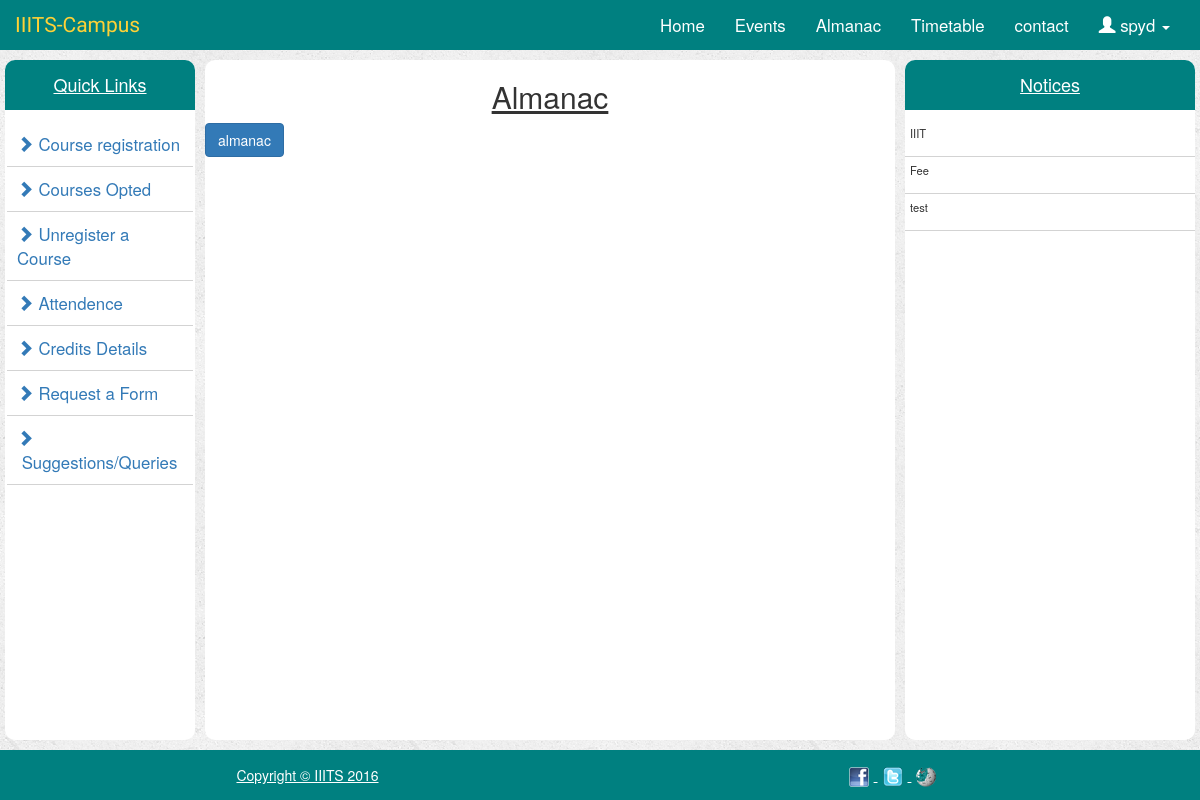
The page /almanac/ (signed in) on the database its author committed.
### portal/models.py (models this page shows, shortened)
class Notices(models.Model):
    notice_title = models.CharField(max_length=80)
    notice_description = models.TextField()

### portal/views.py (the view)
# urls.py: url(r'^almanac/$',views.almanac,name='almanac'),
@login_required(redirect_field_name='message')
def almanac(request):
    if request.user.groups.filter(name='student').exists():
        context = {
            'all_notices': Notices.objects.all(),
            'student': 'student'
        }
    if request.user.groups.filter(name='admin').exists():
        context = {
            'all_notices': Notices.objects.all(),
            'admin': 'admin'
        }
    return render(request,'portal/almanac.html',context)

### portal/templates/portal/almanac.html (shortened to what this page needs)
{% extends 'portal/index.html' %}
{% load staticfiles %}
{% block centerContent %}
    <h2 class="centerhead">Almanac</h2>
    <button class="btn btn-primary" data-toggle="modal" data-target="#eventModal">almanac</button>
{% endblock %}

### portal/templates/portal/index.html (shortened to what this page needs)
<!DOCTYPE html>
<html lang="en">
<head>
    {% load staticfiles %}
    <link rel="stylesheet" href="https://maxcdn.bootstrapcdn.com/bootstrap/3.3.7/css/bootstrap.min.css"/>
    <link rel="stylesheet" type="text/css" href="{% static 'portal/bootstrap.min.css' %}"/>
    <link rel="stylesheet" type="text/css" href="{% static 'portal/style.css' %}"/>
</head>
<body>
    <nav class = "navbar navbar-inverse">
        <div class = "container-fluid">
            <div class = "navbar-header">
                <a href="{% url 'index' %}" class = navbar-brand> IIITS-Campus</a>
            </div>
            <div class = "navbar-collapse collapse" id="topNavBar">
                <ul class = "nav navbar-nav navbar-right">
                    <li><a href="{% url 'index' %}" class ="active">Home</a></li>
                    <li><a href="{% url 'events' %}">Events</a></li>
                    <li><a href="{% url 'almanac' %}">Almanac</a></li>
                    <li><a href="{% url 'timetable' %}">Timetable</a></li>
                    <li><a href="{% url 'contact' %}">contact</a></li>
                    {% if user.is_authenticated %}
                        <li class="dropdown"><a href="#" class="dropdown-toggle" data-toggle="dropdown" role="button" aria-haspopup="true" aria-expanded="false"><span class="glyphicon glyphicon-user" aria-hidden="true"></span>&nbsp;{{ user.get_full_name }}&nbsp;<span class="caret" aria-hidden="true"></span></a>
                        </li>
                    {% else %}
                        <li><a href="{% url 'userLogin' %}"><span class="glyphicon glyphicon-user" aria-hidden="true"></span>&nbsp;LogIn</a></li>
                    {% endif %}
                </ul>
            </div>
        </div>
    </nav>
    <div class="container-fluid">
        <div class = "row">
            <div class = "col-md-2" >
                <div class="colHeight">
                    <h4 class="centerText">Quick Links</h4>
                    {% if admin %}
                        <ul>
                            <li><a href="{% url 'add-course' %}"><span class="glyphicon glyphicon-chevron-right"></span>&nbsp; Add courses</a></li>
                            <li><a href="{% url 'addNotice' %}"><span class="glyphicon glyphicon-chevron-right"></span>&nbsp;Add Notice</a></li>
                            <li><a href="{% url 'formupdate' %}"><span class="glyphicon glyphicon-chevron-right"></span>&nbsp;Form status</a></li>
                            <li><a href="{% url 'attendance_upload' %}"><span class="glyphicon glyphicon-chevron-right"></span>&nbsp;Attendance</a></li>
                            <li><a href="{% url 'credit_upload' %}"><span class="glyphicon glyphicon-chevron-right"></span>&nbsp;Credits</a></li>
                            <li><a href="{% url 'check_attendance' %}"><span class="glyphicon glyphicon-chevron-right"></span>&nbsp;Check Attendance</a></li>
                        </ul>
                    {% else %}
                        <ul>
                            <li><a href="{% url 'register' %}"><span class="glyphicon glyphicon-chevron-right"></span>&nbsp;Course registration</a></li>
                            <li><a href="{% url 'my_courses' %}"><span class="glyphicon glyphicon-chevron-right"></span>&nbsp;Courses Opted</a></li>
                            <li><a href="{% url 'unregister' %}"><span class="glyphicon glyphicon-chevron-right"></span>&nbsp;Unregister a Course</a></li>
                            <li><a href="{% url 'attendance' %}"><span class="glyphicon glyphicon-chevron-right"></span>&nbsp;Attendence</a></li>
                            <li><a href="{% url 'credits' %}"><span class="glyphicon glyphicon-chevron-right"></span>&nbsp;Credits Details</a></li>
                            <li><a href="{% url 'requestForm' %}"><span class="glyphicon glyphicon-chevron-right"></span>&nbsp;Request a Form</a></li>
                            <li><a href="{% url 'suggestions' %}"><span class="glyphicon glyphicon-chevron-right"></span>&nbsp;Suggestions/Queries</a></li>
                        </ul>
                    {% endif %}
                </div>
            </div>
            <div class = col-md-7>
                <div class="colHeight">
                    {% block centerContent%}
                    {% endblock %}
                </div>
            </div>
            <div class = col-md-3>
                <div class="colHeight notice-list">
                    <h4 class ="centerText">Notices</h4>
                    <ul>
                        {% for notice in all_notices %}
                            <li><p>{{ notice.notice_title }}</p></li>
                        {% endfor %}
                    </ul>
                </div>
            </div>
        </div>
    </div>
    <footer>
        <div class="container">
            <div class="row">
                <div class="col-md-6 centerText">
                    <span class="copyright ">Copyright &copy; IIITS 2016</span>
                </div>
                <div class="col-md-6 centerText">
                    <ul class="list-inline">
                        <li><a href="#"><img src="{% static 'portal/images/facebook.png' %}" alt="IIITS-facebook"></a>
                        </li>
                        <li><a href="#"><img src="{% static 'portal/images/twitter.png' %}" alt="IIITS-twitter"></a>
                        </li>
                        <li><a href="#"><img src="{% static 'portal/images/wikipedia.png' %}" alt="IIITS-wikipedia"></a>
                        </li>
                    </ul>
                </div>
            </div>
        </div>
    </footer>
</body>
</html>

### portal/static/portal/style.css (style rules this page uses)
body { background: white url("images/background.png"); }
.navbar { border-radius: 0; background: teal; border: none; margin: 0; }
.navbar-brand { font-size: 1.5em; font-family: 'Satisfy', cursive; }
.navbar-inverse .navbar-brand { color: cornsilk; }
.nav.navbar-nav.navbar-right li a { font-size:1.2em; }
.navbar-inverse .navbar-nav li a { color: #fff; }
.colHeight { height: 800px; background: white; margin-top: 10px; border-radius: 10px; overflow-x: hidden; overflow-y: auto; }
.col-md-2 , .col-md-7, .col-md-3 { padding-right: 5px; padding-left: 5px; }
.centerText { text-align: center; padding:15px; margin-top: 0; color: white; text-decoration: underline; background: teal; -moz-border-radius-topleft: 10px; -moz-border-radius-topright: 10px; }
.centerhead { text-align: center; text-decoration: underline; }
footer { height: 50px; background: #008080; margin-top: 10px; }
.colHeight ul { padding: 2px; }
.colHeight ul li { font-size: 1.2em; padding: 10px; border-bottom: 1px solid lightgray; }
.colHeight ul li a { text-decoration: none; }
.list-inline { padding:0px; margin: 0px; }
.list-inline li { list-style-type: none; }
.notice-list ul { padding:0px; }
.notice-list ul li { font-size: 0.8em; border:0px; padding: 5px; border-bottom: 1px solid lightgray; }

### rows shown on the page
Notices: notice_title "IIIT"
Notices: notice_title "Fee"
Notices: notice_title "test"

### other values the page prints
{{ user.get_full_name }} "spyd"
